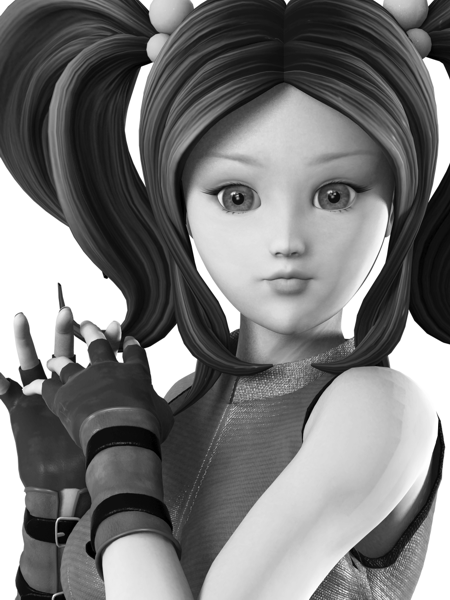
#> input picture CLAHE/baby.png, 450 x 600 px, found by its file name
$ python CLAHE.py
#> lines starting #> are read from the running program, lines starting #| are printed output that depends on the picture
import cv2
import numpy as np
from matplotlib import pyplot as plt
from skimage.exposure import equalize_adapthist
import math


'''
______________________________________________________________________________________________
This function splits image into desired segments
______________________________________________________________________________________________
'''
def split_images(image, m, n):
  M = math.ceil(image.shape[0]/m)
  N = math.ceil(image.shape[1]/n)
  tiles = [image[x:x+M, y:y+N] for x in range(0,image.shape[0],M) for y in range(0,image.shape[1],N)]
  return tiles

'''
______________________________________________________________________________________________
This function calculated the CDF for the given image
______________________________________________________________________________________________
'''
def cdf(arr):
    cdf_arr = []
    val = 0
    for i in arr:
        val += i
        cdf_arr.append(val)

    return cdf_arr

'''
______________________________________________________________________________________________
This function calculates probability of each pixels
______________________________________________________________________________________________
'''
def softmax(arr):
    arr_sum = sum(arr)
    return [i/arr_sum for i in arr]

'''
______________________________________________________________________________________________
Performing Histogram Equalization of the individual images
______________________________________________________________________________________________
'''
def hist_spec(image):
  row, col = image.shape
  image = image.astype(float)
  unique, count = np.unique(image, return_counts=True)

  threshold = 95
  count = [min(i, threshold) for i in count]

  totpixel = sum(count)
  soft_count = softmax([i/totpixel for i in count])
  cdf_count = cdf(soft_count)

  cdf_map = dict(zip(unique, cdf_count))

  for i in range(row):
      for j in range(col):
          image[i][j] = cdf_map[image[i][j]]

  image = image*255
  x = np.array([[int(image[i,j]) for j in range(col)] for i in range(row)])
  return x

'''
______________________________________________________________________________________________
Merging segmented image back into a single image
______________________________________________________________________________________________
'''
def merge_images(images, m, n):
  hstacked = []
  for i in range(m):
    hstacked.append(np.hstack([images[i*n + j] for j in range(n)]))
  return np.vstack(hstacked)


'''
______________________________________________________________________________________________
                                        MAIN FUNCTION
______________________________________________________________________________________________
'''
# Reading gray scale image
image = cv2.imread('/Users/rajeshr/Desktop/baby.png')
#> image is the input picture: shape (600, 450, 3); min 0, max 255, mean 119.4
grayimage = cv2.cvtColor(image, cv2.COLOR_BGR2GRAY)
row, col = grayimage.shape
#> row = 600; col = 450

# Choose the tiling scale
m, n = 10, 10
split_image_arrays = split_images(grayimage, m, n)
#> in split_images, `tiles = [image[x:x+M, y:y+N] for x in range(0,image.shape[0],M) for y ..`: tiles = 100 items
#> split_image_arrays = 100 items

# Calculating histogram spec for individual image segment
hist_speced_image = [hist_spec(img) for img in split_image_arrays]
#> in hist_spec, `unique, count = np.unique(image, return_counts=True)`: unique = 122 values from 27 to 255; count = 122 values, max 131 at index 12, min 1 at index 0, mean 22.13
#> in hist_spec, `count = [min(i, threshold) for i in count]`: count = 122 values, max 95 at index 12, min 1 at index 0, mean 21.5
#> in hist_spec, `totpixel = sum(count)`: totpixel = 2623
#> in softmax, `arr_sum = sum(arr)`: arr_sum = 1
#> in hist_spec, `soft_count = softmax([i/totpixel for i in count])`: soft_count = 122 values, max 0.0362 at index 12, min 0.000381 at index 0, mean 0.0082
#> the loop in cdf, `for i in arr:` made 122 passes
#> (i, val) on passes 1 to 12: (0.000381, 0.000381), (0.00114, 0.00152), (0.00152, 0.00305), (0.00191, 0.00496), (0.00191, 0.00686), (0.00229, 0.00915), (0.00267, 0.0118), (0.00457, 0.0164), (0.00686, 0.0233), (0.0149, 0.0381), (0.00953, 0.0477), (0.0126, 0.0602)
#> after the loop in cdf, `for i in arr:`: cdf_arr = 122 values from 0.000381 to 1; val = 1
#> in hist_spec, `cdf_count = cdf(soft_count)`: cdf_count = 122 values from 0.000381 to 1
#> in hist_spec, `cdf_map = dict(zip(unique, cdf_count))`: cdf_map = 122 items
#> the loop in cdf (call 2), `for i in arr:` made 116 passes
#> (i, val) on passes 1 to 12: (0.00037, 0.00037), (0.00222, 0.00259), (0.00481, 0.00741), (0.00519, 0.0126), (0.00667, 0.0193), (0.00741, 0.0267), (0.00852, 0.0352), (0.00667, 0.0419), (0.00481, 0.0467), (0.00556, 0.0522), (0.00852, 0.0607), (0.01, 0.0707)
#> in hist_spec (call 9), `unique, count = np.unique(image, return_counts=True)`: unique = 199 values from 17 to 255; count = 199 values, max 50 at index 29, min 1 at index 134, mean 13.57
#> in hist_spec (call 9), `totpixel = sum(count)`: totpixel = 2700
#> in hist_spec (call 9), `soft_count = softmax([i/totpixel for i in count])`: soft_count = 199 values, max 0.0185 at index 29, min 0.00037 at index 134, mean 0.00503
#> in hist_spec (call 9), `cdf_count = cdf(soft_count)`: cdf_count = 199 values from 0.000741 to 1
#> in hist_spec (call 9), `cdf_map = dict(zip(unique, cdf_count))`: cdf_map = 199 items
#> after the loop in hist_spec (call 9), `for i in range(row):`:
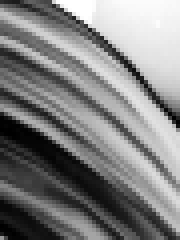
#> image: shape (60, 45) float64 (shown 4 times larger); min 0.000741, max 1, mean 0.504
#> in hist_spec (call 10), `image = image.astype(float)`:
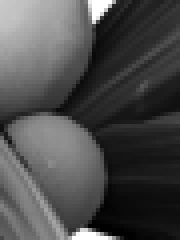
#> image: shape (60, 45) float64 (shown 4 times larger); min 0, max 255, mean 76.1
#> in hist_spec (call 10), `unique, count = np.unique(image, return_counts=True)`: unique = 211 values from 0 to 255; count = 211 values, max 50 at index 27, min 1 at index 178, mean 12.8
#> in hist_spec (call 10), `soft_count = softmax([i/totpixel for i in count])`: soft_count = 211 values, max 0.0185 at index 27, min 0.00037 at index 178, mean 0.00474
#> in hist_spec (call 10), `cdf_count = cdf(soft_count)`: cdf_count = 211 values from 0.00333 to 1
#> in hist_spec (call 10), `cdf_map = dict(zip(unique, cdf_count))`: cdf_map = 211 items
#> after the loop in hist_spec (call 10), `for i in range(row):`:
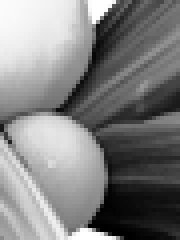
#> image: shape (60, 45) float64 (shown 4 times larger); min 0.00333, max 1, mean 0.504
#> in hist_spec (call 11), `image = image.astype(float)`:
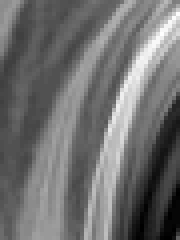
#> image: shape (60, 45) float64 (shown 4 times larger); min 15, max 90, mean 47.8; drawn with min black and max white
#> in hist_spec (call 11), `unique, count = np.unique(image, return_counts=True)`: unique = 76 values from 15 to 90; count = 76 values, max 158 at index 24, min 1 at index 75, mean 35.53
#> in hist_spec (call 11), `count = [min(i, threshold) for i in count]`: count = 76 values, max 95 at index 24, min 1 at index 75, mean 33.43
#> in hist_spec (call 11), `totpixel = sum(count)`: totpixel = 2541
#> in hist_spec (call 11), `soft_count = softmax([i/totpixel for i in count])`: soft_count = 76 values, max 0.0374 at index 24, min 0.000394 at index 75, mean 0.0132
#> after the loop in hist_spec (call 11), `for i in range(row):`:
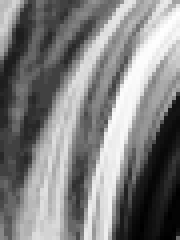
#> image: shape (60, 45) float64 (shown 4 times larger); min 0.00315, max 1, mean 0.501
#> in hist_spec (call 12), `image = image.astype(float)`:
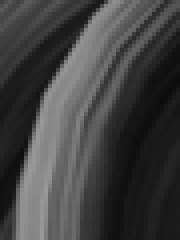
#> image: shape (60, 45) float64 (shown 4 times larger); min 11, max 154, mean 65
#> after the loop in hist_spec (call 12), `for i in range(row):`:
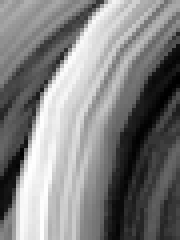
#> image: shape (60, 45) float64 (shown 4 times larger); min 0.000372, max 1, mean 0.505

# Merging images back
merged_image = merge_images(hist_speced_image, m, n)

# Default skimage output
'''
# THIS IS USING INBUILT SKIMAGE LIBRARY
'''
sk_output = equalize_adapthist(grayimage)
sk_output = sk_output * 255

# Displaying Input and Output Images
plt.subplot(2, 3, 1)
plt.imshow(grayimage, cmap='gray', vmin=0, vmax=255)
plt.title('Input Image')

plt.subplot(2, 3, 2)
merged_image = np.array(merged_image, dtype=np.uint8)
plt.imshow(merged_image, cmap='gray', vmin=0, vmax=255)
plt.title('With Tiling')

plt.subplot(2, 3, 3)
plt.imshow(sk_output, cmap='gray', vmin=0, vmax=255)
plt.title('SkImage CLAHE output')

plt.suptitle("Contrast Limited Adaptive Histogram Equalization")
plt.tight_layout()
plt.show()
